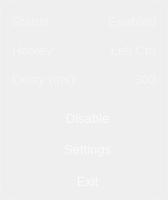
<?xml version="1.0" encoding="UTF-8"?>
<ui version="4.0">
 <class>main_frame</class>
 <widget class="QWidget" name="main_frame">
  <property name="geometry">
   <rect>
    <x>0</x>
    <y>0</y>
    <width>168</width>
    <height>200</height>
   </rect>
  </property>
  <property name="sizePolicy">
   <sizepolicy hsizetype="Fixed" vsizetype="Fixed">
    <horstretch>168</horstretch>
    <verstretch>200</verstretch>
   </sizepolicy>
  </property>
  <property name="minimumSize">
   <size>
    <width>168</width>
    <height>200</height>
   </size>
  </property>
  <property name="maximumSize">
   <size>
    <width>168</width>
    <height>200</height>
   </size>
  </property>
  <property name="baseSize">
   <size>
    <width>168</width>
    <height>200</height>
   </size>
  </property>
  <property name="font">
   <font>
    <pointsize>10</pointsize>
   </font>
  </property>
  <layout class="QVBoxLayout" name="v_layout_main_frame">
   <property name="spacing">
    <number>0</number>
   </property>
   <property name="leftMargin">
    <number>0</number>
   </property>
   <property name="topMargin">
    <number>0</number>
   </property>
   <property name="rightMargin">
    <number>0</number>
   </property>
   <property name="bottomMargin">
    <number>0</number>
   </property>
   <item>
    <widget class="QFrame" name="background_frame">
     <property name="font">
      <font>
       <pointsize>10</pointsize>
      </font>
     </property>
     <property name="styleSheet">
      <string notr="true">QFrame#background_frame {
border-radius: 8px;
border: 1px solid rgba(255, 255, 255, 30);
background: transparent;
}</string>
     </property>
     <property name="frameShape">
      <enum>QFrame::Shape::StyledPanel</enum>
     </property>
     <property name="frameShadow">
      <enum>QFrame::Shadow::Raised</enum>
     </property>
     <layout class="QVBoxLayout" name="v_layout_background_frame">
      <property name="spacing">
       <number>0</number>
      </property>
      <property name="leftMargin">
       <number>0</number>
      </property>
      <property name="topMargin">
       <number>0</number>
      </property>
      <property name="rightMargin">
       <number>0</number>
      </property>
      <property name="bottomMargin">
       <number>0</number>
      </property>
      <item>
       <widget class="QFrame" name="info_frame">
        <property name="font">
         <font>
          <pointsize>10</pointsize>
         </font>
        </property>
        <property name="cursor">
         <cursorShape>WhatsThisCursor</cursorShape>
        </property>
        <property name="styleSheet">
         <string notr="true">QFrame#info_frame {
margin: 4px;
padding: 2px;
border-radius: 6px;
background: rgba(255, 255, 255, 7);
}
QLabel#hotkey_key,
QLabel#hotkey_value,
QLabel#delay_key,
QLabel#delay_value,
QLabel#status_key,
QLabel#status_value {
margin: 2px;
border-radius: 5px;
color: rgba(255, 255, 255, 100);
background: transparent;
}
</string>
        </property>
        <property name="frameShape">
         <enum>QFrame::Shape::StyledPanel</enum>
        </property>
        <property name="frameShadow">
         <enum>QFrame::Shadow::Raised</enum>
        </property>
        <layout class="QVBoxLayout" name="v_layout_info_frame">
         <property name="spacing">
          <number>0</number>
         </property>
         <property name="leftMargin">
          <number>0</number>
         </property>
         <property name="topMargin">
          <number>0</number>
         </property>
         <property name="rightMargin">
          <number>0</number>
         </property>
         <property name="bottomMargin">
          <number>0</number>
         </property>
         <item>
          <layout class="QHBoxLayout" name="h_layout_status">
           <property name="spacing">
            <number>0</number>
           </property>
           <item>
            <widget class="QLabel" name="status_key">
             <property name="font">
              <font>
               <pointsize>10</pointsize>
              </font>
             </property>
             <property name="text">
              <string>Status:</string>
             </property>
             <property name="alignment">
              <set>Qt::AlignmentFlag::AlignLeading|Qt::AlignmentFlag::AlignLeft|Qt::AlignmentFlag::AlignVCenter</set>
             </property>
            </widget>
           </item>
           <item>
            <widget class="QLabel" name="status_value">
             <property name="font">
              <font>
               <pointsize>10</pointsize>
              </font>
             </property>
             <property name="text">
              <string>Enabled</string>
             </property>
             <property name="alignment">
              <set>Qt::AlignmentFlag::AlignRight|Qt::AlignmentFlag::AlignTrailing|Qt::AlignmentFlag::AlignVCenter</set>
             </property>
            </widget>
           </item>
          </layout>
         </item>
         <item>
          <layout class="QHBoxLayout" name="h_layout_hotkey">
           <property name="spacing">
            <number>0</number>
           </property>
           <item>
            <widget class="QLabel" name="hotkey_key">
             <property name="font">
              <font>
               <pointsize>10</pointsize>
              </font>
             </property>
             <property name="text">
              <string>Hotkey:</string>
             </property>
             <property name="alignment">
              <set>Qt::AlignmentFlag::AlignLeading|Qt::AlignmentFlag::AlignLeft|Qt::AlignmentFlag::AlignVCenter</set>
             </property>
            </widget>
           </item>
           <item>
            <widget class="QLabel" name="hotkey_value">
             <property name="font">
              <font>
               <pointsize>10</pointsize>
              </font>
             </property>
             <property name="text">
              <string>Left Ctrl</string>
             </property>
             <property name="alignment">
              <set>Qt::AlignmentFlag::AlignRight|Qt::AlignmentFlag::AlignTrailing|Qt::AlignmentFlag::AlignVCenter</set>
             </property>
            </widget>
           </item>
          </layout>
         </item>
         <item>
          <layout class="QHBoxLayout" name="h_layout_delay">
           <property name="spacing">
            <number>0</number>
           </property>
           <item>
            <widget class="QLabel" name="delay_key">
             <property name="font">
              <font>
               <pointsize>10</pointsize>
              </font>
             </property>
             <property name="text">
              <string>Delay (ms):</string>
             </property>
             <property name="alignment">
              <set>Qt::AlignmentFlag::AlignLeading|Qt::AlignmentFlag::AlignLeft|Qt::AlignmentFlag::AlignVCenter</set>
             </property>
            </widget>
           </item>
           <item>
            <widget class="QLabel" name="delay_value">
             <property name="font">
              <font>
               <pointsize>10</pointsize>
              </font>
             </property>
             <property name="cursor">
              <cursorShape>WhatsThisCursor</cursorShape>
             </property>
             <property name="text">
              <string>300</string>
             </property>
             <property name="alignment">
              <set>Qt::AlignmentFlag::AlignRight|Qt::AlignmentFlag::AlignTrailing|Qt::AlignmentFlag::AlignVCenter</set>
             </property>
            </widget>
           </item>
          </layout>
         </item>
        </layout>
       </widget>
      </item>
      <item>
       <widget class="QFrame" name="btns_frame">
        <property name="font">
         <font>
          <pointsize>10</pointsize>
         </font>
        </property>
        <property name="styleSheet">
         <string notr="true">QFrame#btns_frame {
margin: 2px;
border-radius: 6px;
background: transparent;
}
QFrame#btns_frame QToolButton {
margin: 2px;
padding: 2px 4px;
border-radius: 5px;
color: rgba(255, 255, 255, 175);
qproperty-iconSize: 22px;
}
QFrame#btns_frame QToolButton:hover {
color: rgba(255, 255, 255, 255);
background: rgba(255, 255, 255, 20);
}
QFrame#btns_frame QToolButton:pressed {
background: rgba(255, 255, 255, 10);
}
QFrame#btns_frame QToolButton:pressed {
outline: none;
}</string>
        </property>
        <layout class="QVBoxLayout" name="v_layout_btns">
         <property name="spacing">
          <number>0</number>
         </property>
         <property name="sizeConstraint">
          <enum>QLayout::SizeConstraint::SetMaximumSize</enum>
         </property>
         <property name="leftMargin">
          <number>0</number>
         </property>
         <property name="topMargin">
          <number>0</number>
         </property>
         <property name="rightMargin">
          <number>0</number>
         </property>
         <property name="bottomMargin">
          <number>0</number>
         </property>
         <item>
          <widget class="QToolButton" name="toggle_btn">
           <property name="sizePolicy">
            <sizepolicy hsizetype="Preferred" vsizetype="Preferred">
             <horstretch>0</horstretch>
             <verstretch>0</verstretch>
            </sizepolicy>
           </property>
           <property name="font">
            <font>
             <pointsize>10</pointsize>
            </font>
           </property>
           <property name="focusPolicy">
            <enum>Qt::FocusPolicy::TabFocus</enum>
           </property>
           <property name="contextMenuPolicy">
            <enum>Qt::ContextMenuPolicy::NoContextMenu</enum>
           </property>
           <property name="layoutDirection">
            <enum>Qt::LayoutDirection::LeftToRight</enum>
           </property>
           <property name="text">
            <string>  Disable</string>
           </property>
           <property name="icon">
            <iconset resource="../resources.qrc">
             <normaloff>:/icons/icons/FlashSparkleRegular.svg</normaloff>:/icons/icons/FlashSparkleRegular.svg</iconset>
           </property>
           <property name="iconSize">
            <size>
             <width>22</width>
             <height>22</height>
            </size>
           </property>
           <property name="toolButtonStyle">
            <enum>Qt::ToolButtonStyle::ToolButtonTextBesideIcon</enum>
           </property>
           <property name="autoRaise">
            <bool>false</bool>
           </property>
          </widget>
         </item>
         <item>
          <widget class="QToolButton" name="settings_btn">
           <property name="sizePolicy">
            <sizepolicy hsizetype="Preferred" vsizetype="Preferred">
             <horstretch>0</horstretch>
             <verstretch>0</verstretch>
            </sizepolicy>
           </property>
           <property name="font">
            <font>
             <pointsize>10</pointsize>
            </font>
           </property>
           <property name="focusPolicy">
            <enum>Qt::FocusPolicy::TabFocus</enum>
           </property>
           <property name="contextMenuPolicy">
            <enum>Qt::ContextMenuPolicy::NoContextMenu</enum>
           </property>
           <property name="text">
            <string>  Settings</string>
           </property>
           <property name="icon">
            <iconset resource="../resources.qrc">
             <normaloff>:/icons/icons/FlashSettingsRegular.svg</normaloff>:/icons/icons/FlashSettingsRegular.svg</iconset>
           </property>
           <property name="iconSize">
            <size>
             <width>22</width>
             <height>22</height>
            </size>
           </property>
           <property name="toolButtonStyle">
            <enum>Qt::ToolButtonStyle::ToolButtonTextBesideIcon</enum>
           </property>
          </widget>
         </item>
         <item>
          <widget class="QToolButton" name="exit_btn">
           <property name="sizePolicy">
            <sizepolicy hsizetype="Preferred" vsizetype="Preferred">
             <horstretch>0</horstretch>
             <verstretch>0</verstretch>
            </sizepolicy>
           </property>
           <property name="font">
            <font>
             <pointsize>10</pointsize>
            </font>
           </property>
           <property name="focusPolicy">
            <enum>Qt::FocusPolicy::TabFocus</enum>
           </property>
           <property name="contextMenuPolicy">
            <enum>Qt::ContextMenuPolicy::NoContextMenu</enum>
           </property>
           <property name="text">
            <string>  Exit</string>
           </property>
           <property name="icon">
            <iconset resource="../resources.qrc">
             <normaloff>:/icons/icons/FlashOffRegular.svg</normaloff>:/icons/icons/FlashOffRegular.svg</iconset>
           </property>
           <property name="iconSize">
            <size>
             <width>22</width>
             <height>22</height>
            </size>
           </property>
           <property name="toolButtonStyle">
            <enum>Qt::ToolButtonStyle::ToolButtonTextBesideIcon</enum>
           </property>
          </widget>
         </item>
        </layout>
       </widget>
      </item>
     </layout>
    </widget>
   </item>
  </layout>
 </widget>
 <layoutdefault spacing="0" margin="0"/>
 <resources>
  <include location="../resources.qrc"/>
 </resources>
 <connections/>
 <designerdata>
  <property name="gridDeltaX">
   <number>10</number>
  </property>
  <property name="gridDeltaY">
   <number>10</number>
  </property>
  <property name="gridSnapX">
   <bool>true</bool>
  </property>
  <property name="gridSnapY">
   <bool>true</bool>
  </property>
  <property name="gridVisible">
   <bool>true</bool>
  </property>
 </designerdata>
</ui>
